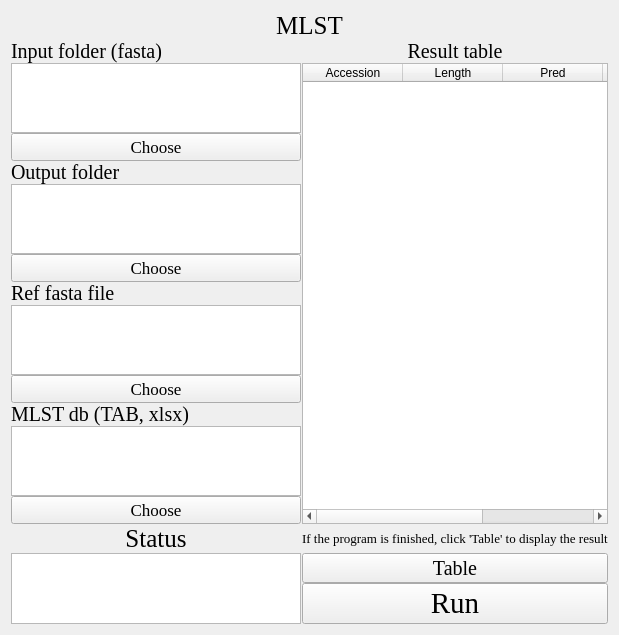
<?xml version="1.0" encoding="UTF-8"?>
<ui version="4.0">
 <class>Form</class>
 <widget class="QWidget" name="Form">
  <property name="geometry">
   <rect>
    <x>0</x>
    <y>0</y>
    <width>619</width>
    <height>629</height>
   </rect>
  </property>
  <property name="windowTitle">
   <string>Form</string>
  </property>
  <property name="styleSheet">
   <string notr="true">background-image: url(D:/tools/Pycharm/pyqt/logo/green_back.png);</string>
  </property>
  <layout class="QGridLayout" name="gridLayout_2">
   <item row="0" column="0">
    <layout class="QGridLayout" name="gridLayout">
     <property name="horizontalSpacing">
      <number>1</number>
     </property>
     <property name="verticalSpacing">
      <number>0</number>
     </property>
     <item row="1" column="0">
      <widget class="QLabel" name="label_2">
       <property name="font">
        <font>
         <family>Times New Roman</family>
         <pointsize>15</pointsize>
        </font>
       </property>
       <property name="text">
        <string>Input folder (fasta)</string>
       </property>
       <property name="alignment">
        <set>Qt::AlignLeading|Qt::AlignLeft|Qt::AlignVCenter</set>
       </property>
      </widget>
     </item>
     <item row="3" column="0">
      <widget class="QPushButton" name="pushButton_2">
       <property name="font">
        <font>
         <family>Times New Roman</family>
         <pointsize>13</pointsize>
        </font>
       </property>
       <property name="text">
        <string>Choose</string>
       </property>
      </widget>
     </item>
     <item row="14" column="1">
      <widget class="QPushButton" name="pushButton_4">
       <property name="sizePolicy">
        <sizepolicy hsizetype="Expanding" vsizetype="MinimumExpanding">
         <horstretch>0</horstretch>
         <verstretch>0</verstretch>
        </sizepolicy>
       </property>
       <property name="maximumSize">
        <size>
         <width>16777215</width>
         <height>30</height>
        </size>
       </property>
       <property name="font">
        <font>
         <family>Times New Roman</family>
         <pointsize>15</pointsize>
        </font>
       </property>
       <property name="text">
        <string>Table</string>
       </property>
      </widget>
     </item>
     <item row="5" column="0">
      <widget class="QTextBrowser" name="textBrowser_3">
       <property name="sizePolicy">
        <sizepolicy hsizetype="Expanding" vsizetype="Expanding">
         <horstretch>0</horstretch>
         <verstretch>0</verstretch>
        </sizepolicy>
       </property>
       <property name="maximumSize">
        <size>
         <width>16777215</width>
         <height>16777215</height>
        </size>
       </property>
       <property name="styleSheet">
        <string notr="true">background-image: url(D:/Documents/Desktop/white.png)</string>
       </property>
      </widget>
     </item>
     <item row="6" column="0">
      <widget class="QPushButton" name="pushButton_3">
       <property name="font">
        <font>
         <family>Times New Roman</family>
         <pointsize>13</pointsize>
        </font>
       </property>
       <property name="text">
        <string>Choose</string>
       </property>
      </widget>
     </item>
     <item row="4" column="0">
      <widget class="QLabel" name="label_3">
       <property name="font">
        <font>
         <family>Times New Roman</family>
         <pointsize>15</pointsize>
        </font>
       </property>
       <property name="text">
        <string>Output folder</string>
       </property>
       <property name="alignment">
        <set>Qt::AlignLeading|Qt::AlignLeft|Qt::AlignVCenter</set>
       </property>
      </widget>
     </item>
     <item row="7" column="0">
      <widget class="QLabel" name="label_9">
       <property name="font">
        <font>
         <family>Times New Roman</family>
         <pointsize>15</pointsize>
        </font>
       </property>
       <property name="text">
        <string>Ref fasta file</string>
       </property>
       <property name="alignment">
        <set>Qt::AlignLeading|Qt::AlignLeft|Qt::AlignVCenter</set>
       </property>
      </widget>
     </item>
     <item row="10" column="0">
      <widget class="QLabel" name="label_7">
       <property name="font">
        <font>
         <family>Times New Roman</family>
         <pointsize>15</pointsize>
        </font>
       </property>
       <property name="text">
        <string>MLST db (TAB, xlsx)</string>
       </property>
       <property name="alignment">
        <set>Qt::AlignLeading|Qt::AlignLeft|Qt::AlignVCenter</set>
       </property>
      </widget>
     </item>
     <item row="8" column="0">
      <widget class="QTextBrowser" name="textBrowser_4">
       <property name="sizePolicy">
        <sizepolicy hsizetype="Expanding" vsizetype="Expanding">
         <horstretch>0</horstretch>
         <verstretch>0</verstretch>
        </sizepolicy>
       </property>
       <property name="maximumSize">
        <size>
         <width>16777215</width>
         <height>16777215</height>
        </size>
       </property>
       <property name="styleSheet">
        <string notr="true">background-image: url(D:/Documents/Desktop/white.png)</string>
       </property>
      </widget>
     </item>
     <item row="9" column="0">
      <widget class="QPushButton" name="pushButton_5">
       <property name="font">
        <font>
         <family>Times New Roman</family>
         <pointsize>13</pointsize>
        </font>
       </property>
       <property name="text">
        <string>Choose</string>
       </property>
      </widget>
     </item>
     <item row="11" column="0">
      <widget class="QTextBrowser" name="textBrowser_5">
       <property name="sizePolicy">
        <sizepolicy hsizetype="Expanding" vsizetype="Expanding">
         <horstretch>0</horstretch>
         <verstretch>0</verstretch>
        </sizepolicy>
       </property>
       <property name="maximumSize">
        <size>
         <width>16777215</width>
         <height>16777215</height>
        </size>
       </property>
       <property name="styleSheet">
        <string notr="true">background-image: url(D:/Documents/Desktop/white.png)</string>
       </property>
      </widget>
     </item>
     <item row="13" column="0">
      <widget class="QLabel" name="label_4">
       <property name="font">
        <font>
         <family>Times New Roman</family>
         <pointsize>19</pointsize>
        </font>
       </property>
       <property name="text">
        <string>Status</string>
       </property>
       <property name="alignment">
        <set>Qt::AlignCenter</set>
       </property>
      </widget>
     </item>
     <item row="2" column="1" rowspan="11">
      <widget class="QTableWidget" name="tableWidget">
       <property name="styleSheet">
        <string notr="true">background-image: url(D:/Documents/Desktop/white.png)</string>
       </property>
       <column>
        <property name="text">
         <string>Accession</string>
        </property>
       </column>
       <column>
        <property name="text">
         <string>Length</string>
        </property>
       </column>
       <column>
        <property name="text">
         <string>Pred</string>
        </property>
       </column>
       <column>
        <property name="text">
         <string>Score</string>
        </property>
       </column>
       <column>
        <property name="text">
         <string>Type</string>
        </property>
       </column>
      </widget>
     </item>
     <item row="13" column="1">
      <widget class="QLabel" name="label_6">
       <property name="font">
        <font>
         <family>Times New Roman</family>
         <pointsize>10</pointsize>
        </font>
       </property>
       <property name="text">
        <string>If the program is finished, click 'Table' to display the result</string>
       </property>
       <property name="alignment">
        <set>Qt::AlignLeading|Qt::AlignLeft|Qt::AlignVCenter</set>
       </property>
      </widget>
     </item>
     <item row="1" column="1">
      <widget class="QLabel" name="label_8">
       <property name="font">
        <font>
         <family>Times New Roman</family>
         <pointsize>15</pointsize>
        </font>
       </property>
       <property name="text">
        <string>Result table</string>
       </property>
       <property name="alignment">
        <set>Qt::AlignCenter</set>
       </property>
      </widget>
     </item>
     <item row="12" column="0">
      <widget class="QPushButton" name="pushButton_6">
       <property name="font">
        <font>
         <family>Times New Roman</family>
         <pointsize>13</pointsize>
        </font>
       </property>
       <property name="text">
        <string>Choose</string>
       </property>
      </widget>
     </item>
     <item row="2" column="0">
      <widget class="QTextBrowser" name="textBrowser_2">
       <property name="sizePolicy">
        <sizepolicy hsizetype="Expanding" vsizetype="Expanding">
         <horstretch>0</horstretch>
         <verstretch>0</verstretch>
        </sizepolicy>
       </property>
       <property name="maximumSize">
        <size>
         <width>16777215</width>
         <height>16777215</height>
        </size>
       </property>
       <property name="styleSheet">
        <string notr="true">background-image: url(D:/Documents/Desktop/white.png)</string>
       </property>
      </widget>
     </item>
     <item row="0" column="0" colspan="2">
      <widget class="QLabel" name="label">
       <property name="font">
        <font>
         <family>Times New Roman</family>
         <pointsize>19</pointsize>
        </font>
       </property>
       <property name="text">
        <string>MLST</string>
       </property>
       <property name="alignment">
        <set>Qt::AlignCenter</set>
       </property>
      </widget>
     </item>
     <item row="15" column="1">
      <widget class="QPushButton" name="pushButton">
       <property name="sizePolicy">
        <sizepolicy hsizetype="Expanding" vsizetype="MinimumExpanding">
         <horstretch>0</horstretch>
         <verstretch>0</verstretch>
        </sizepolicy>
       </property>
       <property name="maximumSize">
        <size>
         <width>16777215</width>
         <height>80</height>
        </size>
       </property>
       <property name="font">
        <font>
         <family>Times New Roman</family>
         <pointsize>22</pointsize>
        </font>
       </property>
       <property name="styleSheet">
        <string notr="true">background-image: url(D:/Documents/Desktop/white.png)</string>
       </property>
       <property name="text">
        <string>Run</string>
       </property>
      </widget>
     </item>
     <item row="14" column="0" rowspan="2">
      <widget class="QTextBrowser" name="textBrowser">
       <property name="sizePolicy">
        <sizepolicy hsizetype="Expanding" vsizetype="Expanding">
         <horstretch>0</horstretch>
         <verstretch>0</verstretch>
        </sizepolicy>
       </property>
       <property name="maximumSize">
        <size>
         <width>16777215</width>
         <height>16777215</height>
        </size>
       </property>
       <property name="styleSheet">
        <string notr="true">background-image: url(D:/Documents/Desktop/white.png)</string>
       </property>
      </widget>
     </item>
    </layout>
   </item>
  </layout>
 </widget>
 <resources/>
 <connections/>
</ui>
